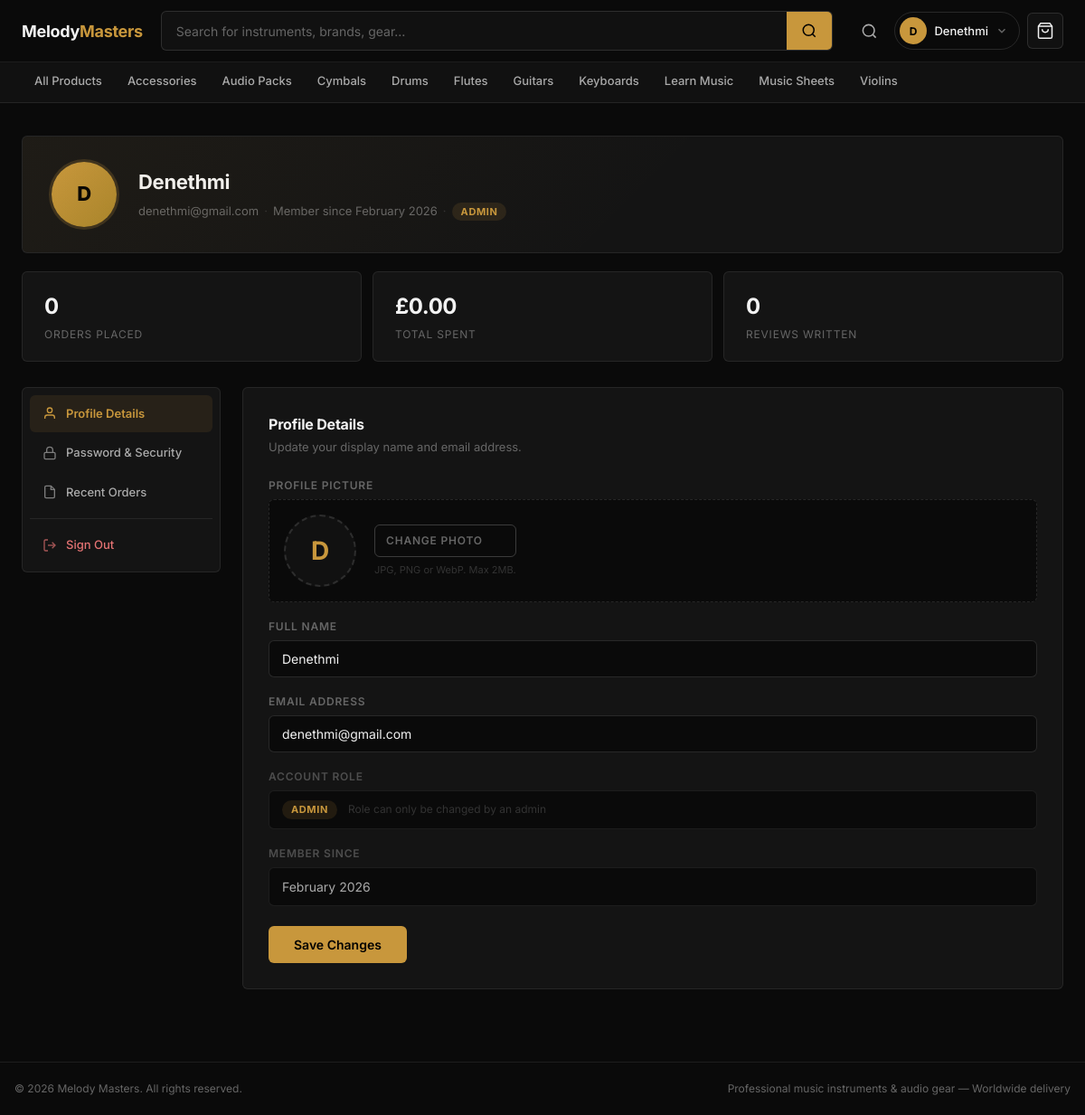
The page /customer/account.php (signed in) on the database its author committed.
### tables this page shows
CREATE TABLE `categories` (
  `id` int(11) NOT NULL,
  `name` varchar(100) NOT NULL,
  `parent_id` int(11) DEFAULT NULL,
  `type` enum('physical','digital') NOT NULL DEFAULT 'physical'
);

CREATE TABLE `users` (
  `id` int(11) NOT NULL,
  `name` varchar(100) NOT NULL,
  `email` varchar(100) NOT NULL,
  `password` varchar(255) NOT NULL,
  `role` enum('customer','staff','admin','superadmin') DEFAULT 'customer',
  `created_at` timestamp NOT NULL DEFAULT CURRENT_TIMESTAMP,
  `profile_image` varchar(255) DEFAULT NULL
);

### customer/account.php (the view, shortened to what this page needs)
<?php
include_once __DIR__ . '/../includes/db.php';
$uid    = (int)$_SESSION['user_id'];
$active_tab = $_GET['tab'] ?? 'profile';
$u_stmt = mysqli_prepare($conn, "SELECT id, name, email, profile_image, role, created_at FROM users WHERE id = ?");
mysqli_stmt_bind_param($u_stmt, "i", $uid);
mysqli_stmt_execute($u_stmt);
$user = mysqli_fetch_assoc(mysqli_stmt_get_result($u_stmt));
$stats_stmt = mysqli_prepare($conn,
    "SELECT COUNT(*) AS total_orders, COALESCE(SUM(total),0) AS total_spent
     FROM orders WHERE user_id = ?"
);
mysqli_stmt_bind_param($stats_stmt, "i", $uid);
mysqli_stmt_execute($stats_stmt);
$stats = mysqli_fetch_assoc(mysqli_stmt_get_result($stats_stmt));
$rev_stmt = mysqli_prepare($conn, "SELECT COUNT(*) AS cnt FROM reviews WHERE user_id = ?");
mysqli_stmt_bind_param($rev_stmt, "i", $uid);
mysqli_stmt_execute($rev_stmt);
$rev_count = mysqli_fetch_assoc(mysqli_stmt_get_result($rev_stmt))['cnt'];
$parts    = explode(' ', trim($user['name']));
$initials = strtoupper(substr($parts[0], 0, 1));
$member_since = date('F Y', strtotime($user['created_at']));
?>
<?php include __DIR__ . '/../includes/header.php'; ?>
<main class="account-page">
  <div class="container">
    <div class="acct-hero">
      <div class="acct-avatar-wrap">
        <?php if ($user['profile_image']): ?>
          <img src="../assets/images/profiles/<?= htmlspecialchars($user['profile_image']) ?>" class="acct-avatar-img" alt="">
        <?php else: ?>
          <div class="acct-avatar"><?= htmlspecialchars($initials) ?></div>
        <?php endif; ?>
      </div>
      <div class="acct-hero-info">
        <h1 class="acct-hero-name"><?= htmlspecialchars($user['name']) ?></h1>
        <p class="acct-hero-meta">
          <?= htmlspecialchars($user['email']) ?>
          <span class="acct-dot">·</span>
          Member since <?= $member_since ?>
          <span class="acct-dot">·</span>
          <span class="acct-role-pill"><?= ucfirst($user['role']) ?></span>
        </p>
      </div>
    </div>
    <div class="acct-stats">
      <div class="acct-stat">
        <span class="acct-stat-value"><?= (int)$stats['total_orders'] ?></span>
        <span class="acct-stat-label">Orders Placed</span>
      </div>
      <div class="acct-stat">
        <span class="acct-stat-value">£<?= number_format((float)$stats['total_spent'], 2) ?></span>
        <span class="acct-stat-label">Total Spent</span>
      </div>
      <div class="acct-stat">
        <span class="acct-stat-value"><?= (int)$rev_count ?></span>
        <span class="acct-stat-label">Reviews Written</span>
      </div>
    </div>
    <div class="acct-layout">
      <nav class="acct-nav">
        <a href="?tab=profile"  class="acct-nav-item <?= $active_tab === 'profile'  ? 'is-active' : '' ?>">
          <svg width="16" height="16" fill="none" viewBox="0 0 24 24" stroke="currentColor" stroke-width="2"><path d="M20 21v-2a4 4 0 0 0-4-4H8a4 4 0 0 0-4 4v2"/><circle cx="12" cy="7" r="4"/></svg>
          Profile Details
        </a>
        <a href="?tab=security" class="acct-nav-item <?= $active_tab === 'security' ? 'is-active' : '' ?>">
          <svg width="16" height="16" fill="none" viewBox="0 0 24 24" stroke="currentColor" stroke-width="2"><rect x="3" y="11" width="18" height="11" rx="2" ry="2"/><path d="M7 11V7a5 5 0 0 1 10 0v4"/></svg>
          Password & Security
        </a>
        <a href="?tab=orders"   class="acct-nav-item <?= $active_tab === 'orders'   ? 'is-active' : '' ?>">
          <svg width="16" height="16" fill="none" viewBox="0 0 24 24" stroke="currentColor" stroke-width="2"><path d="M14 2H6a2 2 0 0 0-2 2v16a2 2 0 0 0 2 2h12a2 2 0 0 0 2-2V8z"/><polyline points="14 2 14 8 20 8"/></svg>
          Recent Orders
        </a>
        <div class="acct-nav-divider"></div>
        <a href="../logout.php" class="acct-nav-item acct-nav-item--danger">
          <svg width="16" height="16" fill="none" viewBox="0 0 24 24" stroke="currentColor" stroke-width="2"><path d="M9 21H5a2 2 0 0 1-2-2V5a2 2 0 0 1 2-2h4"/><polyline points="16 17 21 12 16 7"/><line x1="21" y1="12" x2="9" y2="12"/></svg>
          Sign Out
        </a>
      </nav>
      <div class="acct-content">
        <?php if ($active_tab === 'profile'): ?>
        <div class="acct-card">
          <h2 class="acct-card-title">Profile Details</h2>
          <p class="acct-card-sub">Update your display name and email address.</p>
          <form method="POST" action="?tab=profile" enctype="multipart/form-data" class="acct-form">
            <div class="acct-form-group">
              <label>Profile Picture</label>
              <div class="acct-profile-upload">
                <?php if ($user['profile_image']): ?>
                  <img src="../assets/images/profiles/<?= htmlspecialchars($user['profile_image']) ?>" class="acct-profile-preview" id="profilePreview">
                <?php else: ?>
                  <div class="acct-profile-initials" id="profileInitials"><?= htmlspecialchars($initials) ?></div>
                <?php endif; ?>
                <div class="acct-upload-controls">
                  <label for="profile_image" class="btn-ghost" style="cursor:pointer;font-size:12px;padding:8px 12px;">Change Photo</label>
                  <p class="acct-form-hint">JPG, PNG or WebP. Max 2MB.</p>
                </div>
              </div>
            </div>
            <div class="acct-form-group">
              <label for="acct_name">Full Name</label>
              <input type="text" id="acct_name" name="name"
                     value="<?= htmlspecialchars($user['name']) ?>"
                     placeholder="Your full name" required>
            </div>
            <div class="acct-form-group">
              <label for="acct_email">Email Address</label>
              <input type="email" id="acct_email" name="email"
                     value="<?= htmlspecialchars($user['email']) ?>"
                     placeholder="you@example.com" required>
            </div>
            <div class="acct-form-group acct-form-group--readonly">
              <label>Account Role</label>
              <div class="acct-readonly-field">
                <span class="acct-role-pill"><?= ucfirst($user['role']) ?></span>
                <span class="acct-readonly-hint">Role can only be changed by an admin</span>
              </div>
            </div>
            <div class="acct-form-group acct-form-group--readonly">
              <label>Member Since</label>
              <div class="acct-readonly-field"><?= $member_since ?></div>
            </div>
            <div class="acct-form-actions">
              <button type="submit" name="update_profile" class="btn-primary acct-save-btn">
                Save Changes
              </button>
            </div>
          </form>
        </div>
        <?php endif; ?>
      </div>
    </div>
  </div>
</main>
<?php include __DIR__ . '/../includes/footer.php'; ?>

### includes/header.php (shortened to what this page needs)
<?php
$user_name   = '';
$user_initials = '';
if (isset($_SESSION['user_id'])) {
  $stmt = mysqli_prepare($conn, "SELECT name, profile_image FROM users WHERE id = ?");
  mysqli_stmt_bind_param($stmt, "i", $_SESSION['user_id']);
  mysqli_stmt_execute($stmt);
  mysqli_stmt_bind_result($stmt, $user_name, $user_profile_img);
  $parts = explode(' ', trim($user_name));
  $user_initials = strtoupper(substr($parts[0], 0, 1));
  $user_first = $parts[0];
}
?>
<!DOCTYPE html>
<html lang="en">
<head>
  <link rel="stylesheet" href="/melody-masters-online-store/assets/css/style.css">
</head>
<body>
<header class="site-header">
  <div class="header-main">
    <div class="header-main-inner">
      <a href="/melody-masters-online-store/index.php" class="site-logo">
        Melody<span>Masters</span>
      </a>
      <form class="search-bar" id="siteSearchBar" action="/melody-masters-online-store/shop.php" method="GET">
        <input type="text" name="q" placeholder="Search for instruments, brands, gear…" autocomplete="off">
        <button type="submit" class="search-btn" aria-label="Search">
          <svg width="18" height="18" fill="none" viewBox="0 0 24 24" stroke="currentColor" stroke-width="2"><circle cx="11" cy="11" r="8"/><path d="M21 21l-4.35-4.35"/></svg>
        </button>
      </form>
      <div class="header-actions">
        <button class="header-icon-btn header-search-toggle" id="mobileSearchBtn" aria-label="Search" aria-expanded="false">
          <svg width="19" height="19" fill="none" viewBox="0 0 24 24" stroke="currentColor" stroke-width="2"><circle cx="11" cy="11" r="8"/><path d="M21 21l-4.35-4.35"/></svg>
        </button>
        <?php if (isset($_SESSION['user_id']) && $user_name): ?>
          <div class="user-menu" id="userMenu">
            <button class="user-menu-btn" id="userMenuBtn" aria-haspopup="true" aria-expanded="false">
              <?php if (!empty($user_profile_img)): ?>
                <img src="/melody-masters-online-store/assets/images/profiles/<?= htmlspecialchars($user_profile_img) ?>" class="user-avatar-img" alt="">
              <?php else: ?>
                <div class="user-avatar"><?= htmlspecialchars($user_initials) ?></div>
              <?php endif; ?>
              <span class="user-name-label"><?= htmlspecialchars($user_first) ?></span>
              <svg class="user-chevron" width="14" height="14" fill="none" viewBox="0 0 24 24" stroke="currentColor" stroke-width="2.5"><path d="M6 9l6 6 6-6"/></svg>
            </button>
          </div>
        <?php else: ?>
          <a href="/melody-masters-online-store/login.php" class="header-text-btn">Sign In</a>
          <a href="/melody-masters-online-store/register.php" class="btn-header-register">Register</a>
        <?php endif; ?>
        <a href="/melody-masters-online-store/cart.php" class="cart-btn" title="Cart">
          <svg width="20" height="20" fill="none" viewBox="0 0 24 24" stroke="currentColor" stroke-width="1.8"><path d="M6 2L3 6v14a2 2 0 0 0 2 2h14a2 2 0 0 0 2-2V6l-3-4z"/><line x1="3" y1="6" x2="21" y2="6"/><path d="M16 10a4 4 0 0 1-8 0"/></svg>
        </a>
      </div>
    </div>
  </div>
  <?php
  $current_script  = basename($_SERVER['PHP_SELF']);
  $current_cat     = trim($_GET['cat']  ?? '');
  $is_shop         = ($current_script === 'shop.php');
  $nav_cats = mysqli_fetch_all(
      mysqli_query($conn, "SELECT id, name FROM categories ORDER BY name ASC"),
      MYSQLI_ASSOC
  );
  ?>
  <nav class="header-nav">
    <div class="header-nav-inner">
      <?php
      $all_active = ($is_shop && $current_cat === '') ? ' is-active' : '';
      ?>
      <a href="/melody-masters-online-store/shop.php"
         class="header-nav-link<?= $all_active ?>">All Products</a>
      <?php foreach ($nav_cats as $nc):
        $cat_active = ($is_shop && (string)$current_cat === (string)$nc['id']) ? ' is-active' : '';
      ?>
      <a href="/melody-masters-online-store/shop.php?cat=<?= (int)$nc['id'] ?>"
         class="header-nav-link<?= $cat_active ?>">
        <?= htmlspecialchars($nc['name']) ?>
      </a>
      <?php endforeach; ?>
    </div>
  </nav>
</header>

### rows shown on the page
categories: name "Accessories"
categories: name "Audio Packs"
categories: name "Cymbals"
categories: name "Drums"
categories: name "Flutes"
categories: name "Guitars"
categories: name "Keyboards"
categories: name "Learn Music"
categories: name "Music Sheets"
categories: name "Violins"
users: name "D", name "Denethmi", email "denethmi@gmail.com", created_at "February 2026", role "ADMIN"

### other values the page prints
$user_initials "D"
$user_first "Denethmi"
$stats['total_orders'] "0"
$stats['total_spent'] "0.00"
$rev_count "0"
